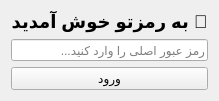
<?xml version="1.0" encoding="UTF-8"?>
<ui version="4.0">
    <class>LoginForm</class>
    <widget class="QWidget" name="LoginForm">
        <property name="windowTitle">
            <string>ورود به رمزتو</string>
        </property>
        <layout class="QVBoxLayout" name="verticalLayout">
            <item>
                <widget class="QLabel" name="label_title">
                    <property name="text">
                        <string>🔐 به رمزتو خوش آمدید</string>
                    </property>
                    <property name="alignment">
                        <set>Qt::AlignCenter</set>
                    </property>
                    <property name="styleSheet">
                        <string>font-size: 18px; font-weight: bold;</string>
                    </property>
                </widget>
            </item>
            <item>
                <widget class="QLineEdit" name="lineEdit_password">
                    <property name="placeholderText">
                        <string>رمز عبور اصلی را وارد کنید...</string>
                    </property>
                    <property name="echoMode">
                        <enum>QLineEdit::Password</enum>
                    </property>
                </widget>
            </item>
            <item>
                <widget class="QPushButton" name="btn_login">
                    <property name="text">
                        <string>ورود</string>
                    </property>
                </widget>
            </item>
        </layout>
    </widget>
    <resources />
    <connections />
</ui>
